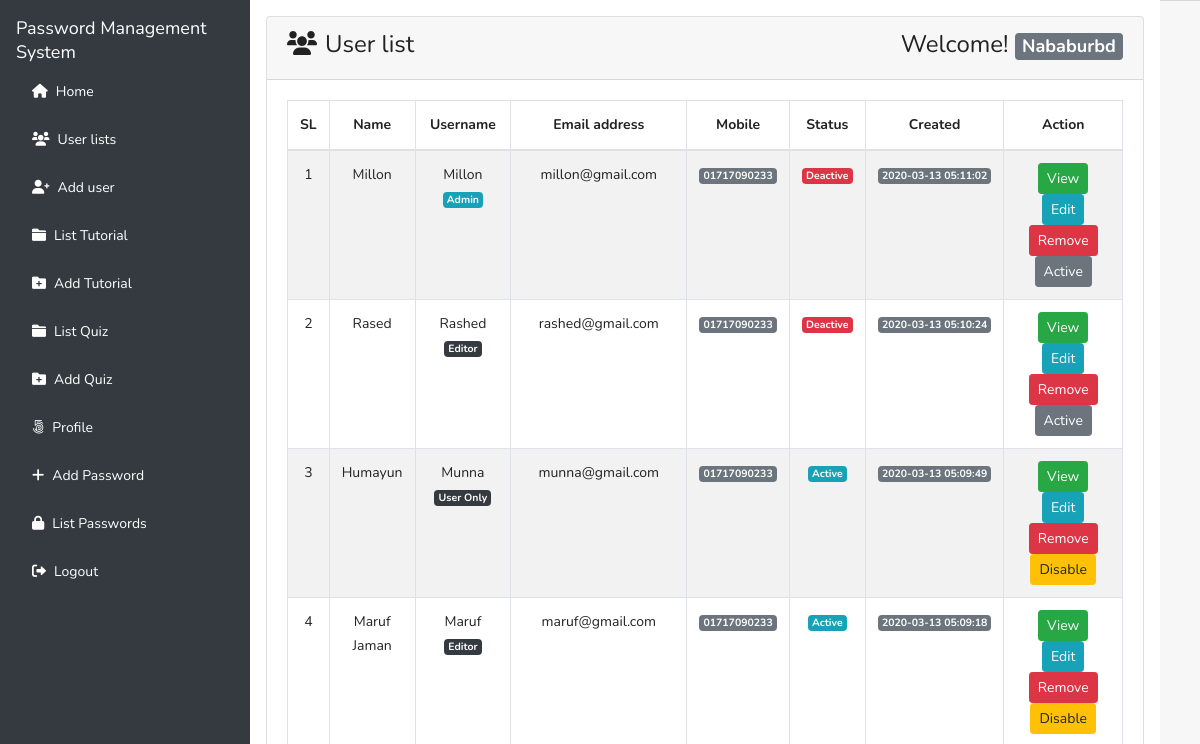
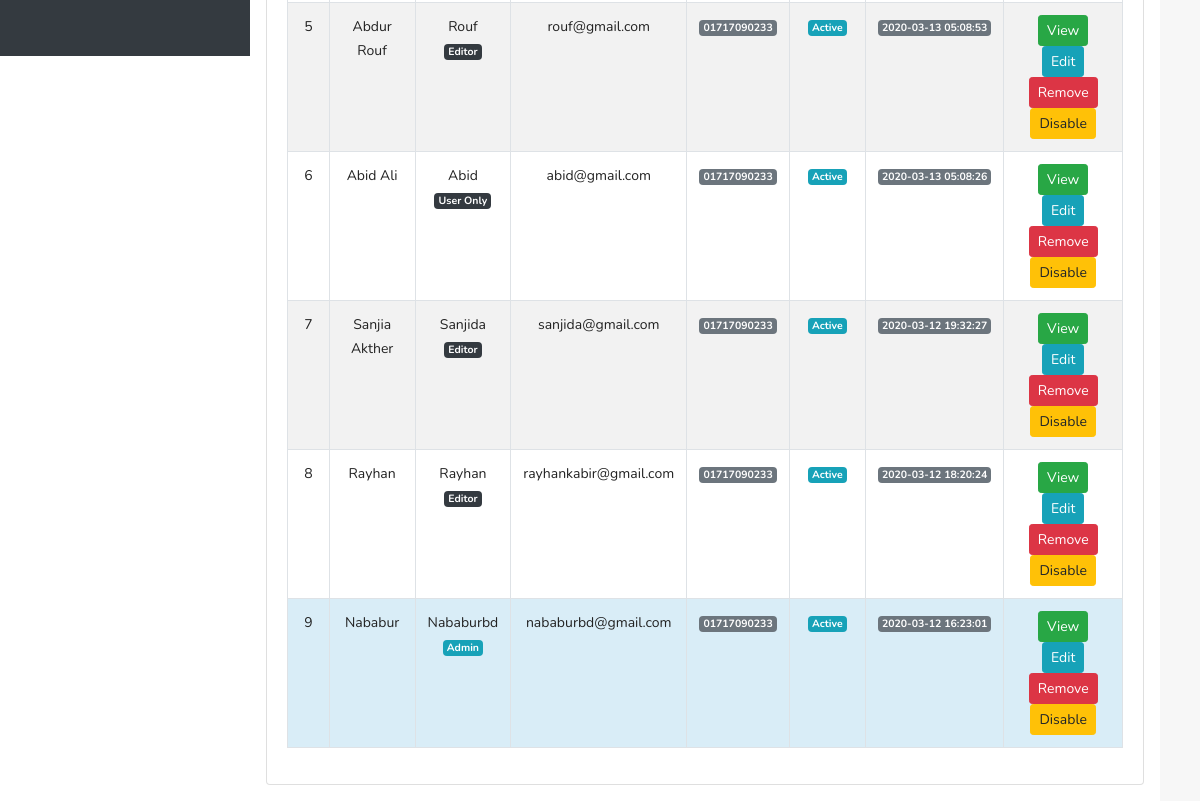
The page /dashboard.php (signed in) on the database as committed earlier (2 pictures, top to bottom).
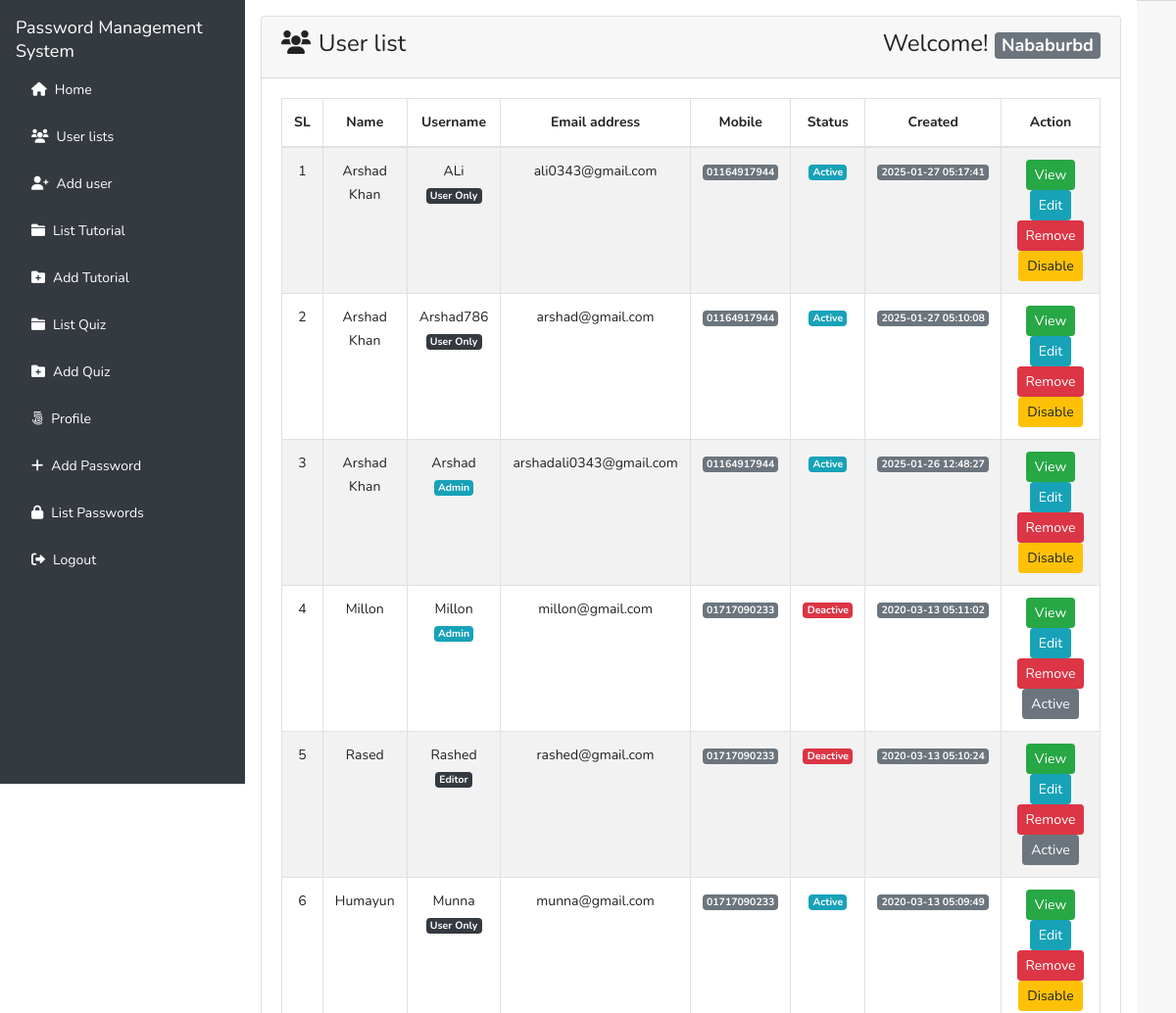
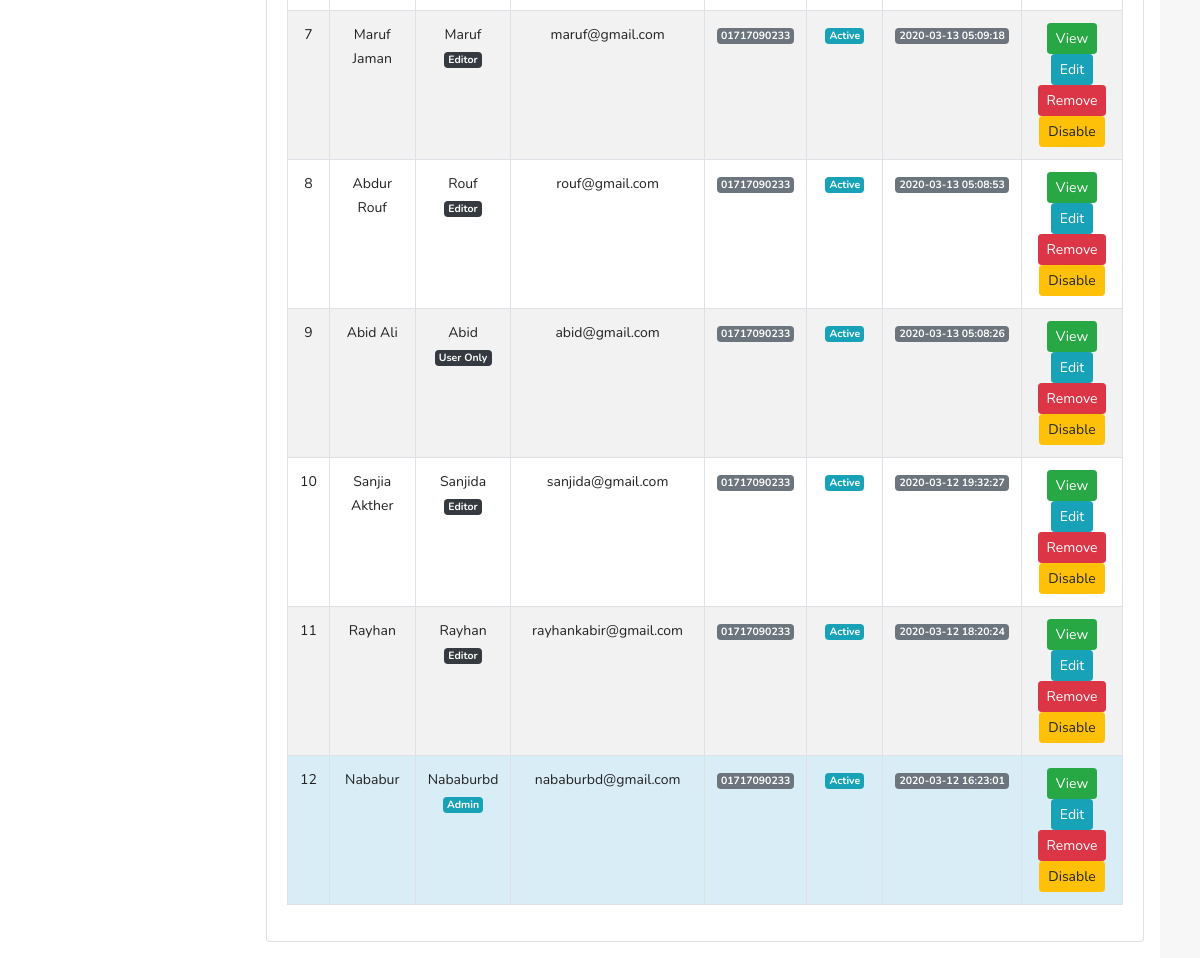
The same page on the database as committed later (2 pictures, top to bottom).
### tables this page shows
CREATE TABLE `tbl_users` (
  `id` int(11) NOT NULL,
  `name` varchar(255) DEFAULT NULL,
  `username` varchar(255) DEFAULT NULL,
  `email` varchar(255) DEFAULT NULL,
  `password` varchar(255) DEFAULT NULL,
  `mobile` varchar(25) DEFAULT NULL,
  `roleid` tinyint(4) DEFAULT NULL,
  `isActive` tinyint(4) DEFAULT 0,
  `created_at` timestamp NOT NULL DEFAULT current_timestamp(),
  `updated_at` timestamp NOT NULL DEFAULT current_timestamp()
);

### classes/Users.php (called while the page is built, shortened)
<?php
$basepath = realpath(__DIR__ . '/..');
include $basepath . '/lib/Database.php';
include_once $basepath . '/lib/Session.php';
class Users
{
  private $db;
  public function __construct()
  {
    $this->db = new Database();
  }
  public function formatDate($date)
  {
    $strtime = strtotime($date);
    return date('Y-m-d H:i:s', $strtime);
  }
  public function selectAllUserData()
  {
    $sql = "SELECT * FROM tbl_users ORDER BY id DESC";
    $stmt = $this->db->pdo->prepare($sql);
    $stmt->execute();
    return $stmt->fetchAll(PDO::FETCH_OBJ);
  }
}

### lib/Database.php (called while the page is built, shortened)
<?php
$basepath = realpath(__DIR__ . '/..');
class  Database
{
  public $pdo;
  public function __construct()
  {
    if (!isset($this->pdo)) {
      try {
        $link = new PDO('mysql:host=' . DB_HOST . '; dbname=' . DB_NAME, DB_USER, DB_PASS);
        $link->setAttribute(PDO::ATTR_ERRMODE, PDO::ERRMODE_EXCEPTION);
        $link->exec("SET CHARACTER SET utf8");
        $this->pdo  =  $link;
      } catch (PDOException $e) {
        die("Connection error..." . $e->getMessage());
      }
    }
  }
}

### lib/Session.php (called while the page is built, shortened)
<?php
class Session
{
  public static function get($key)
  {
    if (isset($_SESSION[$key])) {
      return $_SESSION[$key];
    } else {
      return false;
    }
  }
}

### dashboard.php (the view, shortened to what the changed rows need)
<?php
include './inc/header copy.php';
?>
<div class="flex-grow-1 p-3">
  <div class="card">
    <div class="card-body">
      <table id="example" class="table table-striped table-bordered" style="width:100%">
        <thead>
          <tr>
            <th class="text-center">SL</th>
            <th class="text-center">Name</th>
            <th class="text-center">Username</th>
            <th class="text-center">Email address</th>
            <th class="text-center">Mobile</th>
            <th class="text-center">Status</th>
            <th class="text-center">Created</th>
            <th width='25%' class="text-center">Action</th>
          </tr>
        </thead>
        <tbody>
          <?php
          $allUser = $users->selectAllUserData();
          if ($allUser) {
            $i = 0;
            foreach ($allUser as $value) {
              $i++;
          ?>
              <tr class="text-center" <?php if (Session::get("id") == $value->id) echo "style='background:#d9edf7'"; ?>>
                <td><?php echo $i; ?></td>
                <td><?php echo $value->name; ?></td>
                <td>
                  <?php echo $value->username; ?>
                  <br>
                  <?php if ($value->roleid == '1') {
                    echo "<span class='badge badge-lg badge-info text-white'>Admin</span>";
                  } elseif ($value->roleid == '2') {
                    echo "<span class='badge badge-lg badge-dark text-white'>Editor</span>";
                  } elseif ($value->roleid == '3') {
                    echo "<span class='badge badge-lg badge-dark text-white'>User Only</span>";
                  } ?>
                </td>
                <td><?php echo $value->email; ?></td>
                <td><span class="badge badge-lg badge-secondary text-white"><?php echo $value->mobile; ?></span></td>
                <td>
                  <?php if ($value->isActive == '0') { ?>
                    <span class="badge badge-lg badge-info text-white">Active</span>
                  <?php } else { ?>
                    <span class="badge badge-lg badge-danger text-white">Deactive</span>
                  <?php } ?>
                </td>
                <td><span class="badge badge-lg badge-secondary text-white"><?php echo $users->formatDate($value->created_at); ?></span></td>
                <td>
                  <?php if (Session::get("roleid") == '1') { ?>
                    <a class="btn btn-success btn-sm" href="profile.php?id=<?php echo $value->id; ?>">View</a>
                    <a class="btn btn-info btn-sm" href="profile.php?id=<?php echo $value->id; ?>">Edit</a>
                    <a onclick="return confirm('Are you sure To Delete ?')" class="btn btn-danger btn-sm" href="?remove=<?php echo $value->id; ?>">Remove</a>
                    <?php if ($value->isActive == '0') { ?>
                      <a onclick="return confirm('Are you sure To Deactive ?')" class="btn btn-warning btn-sm" href="?deactive=<?php echo $value->id; ?>">Disable</a>
                    <?php } elseif ($value->isActive == '1') { ?>
                      <a onclick="return confirm('Are you sure To Active ?')" class="btn btn-secondary btn-sm" href="?active=<?php echo $value->id; ?>">Active</a>
                    <?php } ?>
                  <?php } ?>
                </td>
              </tr>
            <?php }
          } else { ?>
            <tr class="text-center">
              <td colspan="8">No user available now!</td>
            </tr>
          <?php } ?>
        </tbody>
      </table>
    </div>
  </div>
</div>
<?php
include 'inc/footer.php';
?>

Rows that differ between the two databases and show on the page:
added tbl_users: name "Arshad Khan", username "ALi", shows "User Only", email "ali0343@gmail.com", mobile "01164917944", isActive "Active", created_at "2025-01-27 05:17:41"
added tbl_users: name "Arshad Khan", username "Arshad786", shows "User Only", email "arshad@gmail.com", mobile "01164917944", isActive "Active", created_at "2025-01-27 05:10:08"
added tbl_users: name "Arshad Khan", username "Arshad", shows "Admin", email "arshadali0343@gmail.com", mobile "01164917944", isActive "Active", created_at "2025-01-26 12:48:27"
